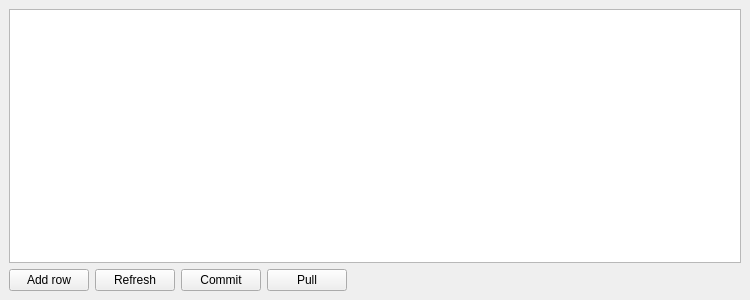
<?xml version="1.0" encoding="UTF-8"?>
<!--
######################################################################################################################
# Copyright (C) 2017-2022 Spine project consortium
# Copyright Spine Toolbox contributors
# This file is part of Spine Toolbox.
# Spine Toolbox is free software: you can redistribute it and\/or modify it under the terms of the GNU Lesser General
# Public License as published by the Free Software Foundation, either version 3 of the License, or (at your option)
# any later version. This program is distributed in the hope that it will be useful, but WITHOUT ANY WARRANTY;
# without even the implied warranty of MERCHANTABILITY or FITNESS FOR A PARTICULAR PURPOSE. See the GNU Lesser General
# Public License for more details. You should have received a copy of the GNU Lesser General Public License along with
# this program. If not, see <http:\/\/www.gnu.org\/licenses\/>.
######################################################################################################################
-->
<ui version="4.0">
 <class>Form</class>
 <widget class="QWidget" name="Form">
  <property name="geometry">
   <rect>
    <x>0</x>
    <y>0</y>
    <width>750</width>
    <height>300</height>
   </rect>
  </property>
  <property name="windowTitle">
   <string>Version Inspector</string>
  </property>
  <layout class="QVBoxLayout" name="verticalLayout_2">
   <property name="leftMargin">
    <number>0</number>
   </property>
   <property name="topMargin">
    <number>0</number>
   </property>
   <property name="rightMargin">
    <number>0</number>
   </property>
   <property name="bottomMargin">
    <number>0</number>
   </property>
   <item>
    <layout class="QVBoxLayout" name="verticalLayout">
     <property name="leftMargin">
      <number>9</number>
     </property>
     <property name="topMargin">
      <number>9</number>
     </property>
     <property name="rightMargin">
      <number>9</number>
     </property>
     <property name="bottomMargin">
      <number>9</number>
     </property>
     <item>
      <widget class="QTableView" name="tableView"/>
     </item>
     <item>
      <layout class="QHBoxLayout" name="horizontalLayout">
       <item>
        <widget class="QPushButton" name="pushButton_add_row">
         <property name="text">
          <string>Add row</string>
         </property>
        </widget>
       </item>
       <item>
        <widget class="QPushButton" name="pushButton_refresh">
         <property name="text">
          <string>Refresh</string>
         </property>
        </widget>
       </item>
       <item>
        <widget class="QPushButton" name="pushButton_commit">
         <property name="text">
          <string>Commit</string>
         </property>
        </widget>
       </item>
       <item>
        <widget class="QPushButton" name="pushButton_pull">
         <property name="text">
          <string>Pull</string>
         </property>
        </widget>
       </item>
       <item>
        <spacer name="horizontalSpacer">
         <property name="orientation">
          <enum>Qt::Horizontal</enum>
         </property>
         <property name="sizeHint" stdset="0">
          <size>
           <width>40</width>
           <height>20</height>
          </size>
         </property>
        </spacer>
       </item>
      </layout>
     </item>
    </layout>
   </item>
   <item>
    <layout class="QHBoxLayout" name="horizontalLayout_statusbar"/>
   </item>
  </layout>
 </widget>
 <tabstops>
  <tabstop>tableView</tabstop>
  <tabstop>pushButton_add_row</tabstop>
  <tabstop>pushButton_refresh</tabstop>
  <tabstop>pushButton_commit</tabstop>
 </tabstops>
 <resources/>
 <connections/>
</ui>
